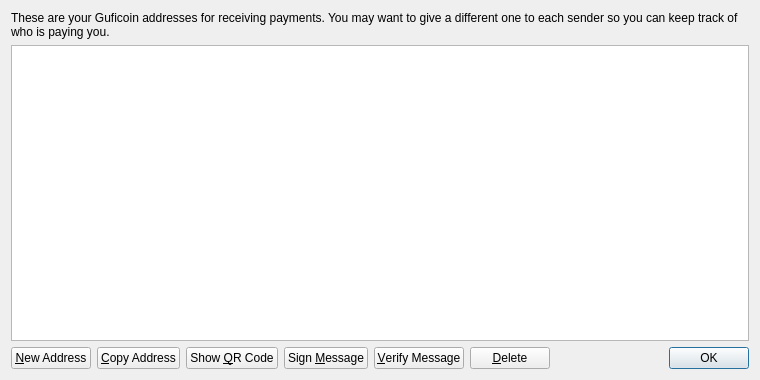
<?xml version="1.0" encoding="UTF-8"?>
<ui version="4.0">
 <class>AddressBookPage</class>
 <widget class="QWidget" name="AddressBookPage">
  <property name="geometry">
   <rect>
    <x>0</x>
    <y>0</y>
    <width>760</width>
    <height>380</height>
   </rect>
  </property>
  <property name="windowTitle">
   <string>Address Book</string>
  </property>
  <layout class="QVBoxLayout" name="verticalLayout">
   <item>
    <widget class="QLabel" name="labelExplanation">
     <property name="text">
      <string>These are your Guficoin addresses for receiving payments. You may want to give a different one to each sender so you can keep track of who is paying you.</string>
     </property>
     <property name="textFormat">
      <enum>Qt::PlainText</enum>
     </property>
     <property name="wordWrap">
      <bool>true</bool>
     </property>
    </widget>
   </item>
   <item>
    <widget class="QTableView" name="tableView">
     <property name="contextMenuPolicy">
      <enum>Qt::CustomContextMenu</enum>
     </property>
     <property name="toolTip">
      <string>Double-click to edit address or label</string>
     </property>
     <property name="tabKeyNavigation">
      <bool>false</bool>
     </property>
     <property name="alternatingRowColors">
      <bool>true</bool>
     </property>
     <property name="selectionMode">
      <enum>QAbstractItemView::SingleSelection</enum>
     </property>
     <property name="selectionBehavior">
      <enum>QAbstractItemView::SelectRows</enum>
     </property>
     <property name="sortingEnabled">
      <bool>true</bool>
     </property>
     <attribute name="verticalHeaderVisible">
      <bool>false</bool>
     </attribute>
    </widget>
   </item>
   <item>
    <layout class="QHBoxLayout" name="horizontalLayout">
     <item>
      <widget class="QPushButton" name="newAddressButton">
       <property name="toolTip">
        <string>Create a new address</string>
       </property>
       <property name="text">
        <string>&amp;New Address</string>
       </property>
       <property name="icon">
        <iconset resource="../bitcoin.qrc">
         <normaloff>:/icons/add</normaloff>:/icons/add</iconset>
       </property>
      </widget>
     </item>
     <item>
      <widget class="QPushButton" name="copyToClipboard">
       <property name="toolTip">
        <string>Copy the currently selected address to the system clipboard</string>
       </property>
       <property name="text">
        <string>&amp;Copy Address</string>
       </property>
       <property name="icon">
        <iconset resource="../bitcoin.qrc">
         <normaloff>:/icons/editcopy</normaloff>:/icons/editcopy</iconset>
       </property>
      </widget>
     </item>
     <item>
      <widget class="QPushButton" name="showQRCode">
       <property name="text">
        <string>Show &amp;QR Code</string>
       </property>
       <property name="icon">
        <iconset resource="../bitcoin.qrc">
         <normaloff>:/icons/qrcode</normaloff>:/icons/qrcode</iconset>
       </property>
      </widget>
     </item>
     <item>
      <widget class="QPushButton" name="signMessage">
       <property name="toolTip">
        <string>Sign a message to prove you own a Guficoin address</string>
       </property>
       <property name="text">
        <string>Sign &amp;Message</string>
       </property>
       <property name="icon">
        <iconset resource="../bitcoin.qrc">
         <normaloff>:/icons/edit</normaloff>:/icons/edit</iconset>
       </property>
      </widget>
     </item>
     <item>
      <widget class="QPushButton" name="verifyMessage">
       <property name="toolTip">
        <string>Verify a message to ensure it was signed with a specified Guficoin address</string>
       </property>
       <property name="text">
        <string>&amp;Verify Message</string>
       </property>
       <property name="icon">
        <iconset resource="../bitcoin.qrc">
         <normaloff>:/icons/transaction_0</normaloff>:/icons/transaction_0</iconset>
       </property>
      </widget>
     </item>
     <item>
      <widget class="QPushButton" name="deleteButton">
       <property name="toolTip">
        <string>Delete the currently selected address from the list</string>
       </property>
       <property name="text">
        <string>&amp;Delete</string>
       </property>
       <property name="icon">
        <iconset resource="../bitcoin.qrc">
         <normaloff>:/icons/remove</normaloff>:/icons/remove</iconset>
       </property>
      </widget>
     </item>
     <item>
      <spacer name="horizontalSpacer">
       <property name="orientation">
        <enum>Qt::Horizontal</enum>
       </property>
       <property name="sizeHint" stdset="0">
        <size>
         <width>40</width>
         <height>20</height>
        </size>
       </property>
      </spacer>
     </item>
     <item>
      <widget class="QDialogButtonBox" name="buttonBox">
       <property name="sizePolicy">
        <sizepolicy hsizetype="Maximum" vsizetype="Fixed">
         <horstretch>0</horstretch>
         <verstretch>0</verstretch>
        </sizepolicy>
       </property>
       <property name="standardButtons">
        <set>QDialogButtonBox::Ok</set>
       </property>
      </widget>
     </item>
    </layout>
   </item>
  </layout>
 </widget>
 <resources>
  <include location="../bitcoin.qrc"/>
 </resources>
 <connections/>
</ui>
